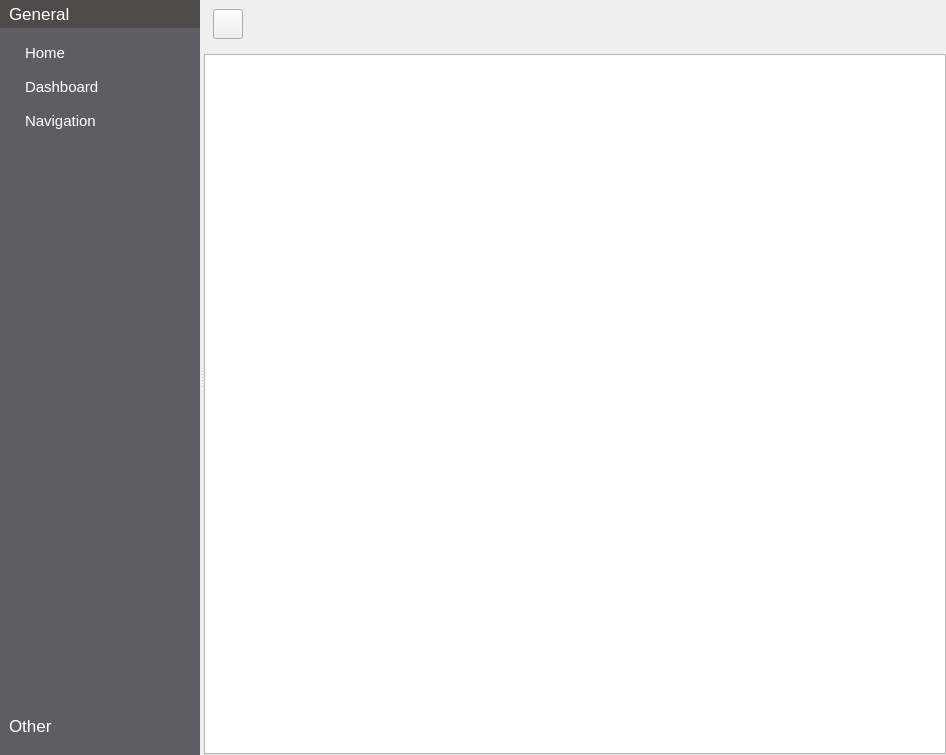
<?xml version="1.0" encoding="UTF-8"?>
<ui version="4.0">
 <class>MainWindow</class>
 <widget class="QMainWindow" name="MainWindow">
  <property name="geometry">
   <rect>
    <x>0</x>
    <y>0</y>
    <width>946</width>
    <height>755</height>
   </rect>
  </property>
  <property name="windowTitle">
   <string>MainWindow</string>
  </property>
  <widget class="QWidget" name="centralwidget">
   <layout class="QGridLayout" name="gridLayout_3">
    <property name="leftMargin">
     <number>0</number>
    </property>
    <property name="topMargin">
     <number>0</number>
    </property>
    <property name="rightMargin">
     <number>0</number>
    </property>
    <property name="bottomMargin">
     <number>0</number>
    </property>
    <item row="0" column="0">
     <widget class="QSplitter" name="splitter">
      <property name="orientation">
       <enum>Qt::Horizontal</enum>
      </property>
      <widget class="QWidget" name="menu_widget" native="true">
       <property name="minimumSize">
        <size>
         <width>150</width>
         <height>0</height>
        </size>
       </property>
       <property name="maximumSize">
        <size>
         <width>200</width>
         <height>16777215</height>
        </size>
       </property>
       <property name="styleSheet">
        <string notr="true">background-color: rgb(94, 92, 100);
color: #fff;
border: none;</string>
       </property>
       <layout class="QGridLayout" name="gridLayout">
        <property name="bottomMargin">
         <number>15</number>
        </property>
        <property name="spacing">
         <number>0</number>
        </property>
        <item row="0" column="0">
         <widget class="QToolBox" name="tool_box">
          <property name="font">
           <font>
            <pointsize>13</pointsize>
           </font>
          </property>
          <property name="styleSheet">
           <string notr="true">#tool_box {
	color: #fff;
}

#tool_box::tab {
	padding-left: 5px;
	text-align: left;
	border-radius: 2px;
}

#tool_box::tab::selected {
	background-color : rgb(78, 74, 74);
}

#tool_box QPushButton {
	padding: 5px 0px 5px 20px;
	text-align: left;
	border-radius: 3px;
}

#tool_box QPushButton:hover {
	background-color: rgb(67, 78, 68);
}

#tool_box QPushButton:checked {
	background-color: ;
	background-color: rgb(42, 94, 43);
}</string>
          </property>
          <property name="currentIndex">
           <number>0</number>
          </property>
          <widget class="QWidget" name="page_general">
           <property name="geometry">
            <rect>
             <x>0</x>
             <y>0</y>
             <width>182</width>
             <height>663</height>
            </rect>
           </property>
           <property name="font">
            <font>
             <pointsize>11</pointsize>
            </font>
           </property>
           <attribute name="icon">
            <iconset resource="../static/resource.qrc">
             <normaloff>:/icons/icons/home.png</normaloff>:/icons/icons/home.png</iconset>
           </attribute>
           <attribute name="label">
            <string>General</string>
           </attribute>
           <layout class="QVBoxLayout" name="verticalLayout">
            <property name="leftMargin">
             <number>5</number>
            </property>
            <property name="topMargin">
             <number>5</number>
            </property>
            <property name="rightMargin">
             <number>5</number>
            </property>
            <property name="bottomMargin">
             <number>10</number>
            </property>
            <item>
             <widget class="QPushButton" name="pb_home">
              <property name="focusPolicy">
               <enum>Qt::NoFocus</enum>
              </property>
              <property name="text">
               <string>Home</string>
              </property>
              <property name="checkable">
               <bool>true</bool>
              </property>
             </widget>
            </item>
            <item>
             <widget class="QPushButton" name="pb_dashboard">
              <property name="focusPolicy">
               <enum>Qt::NoFocus</enum>
              </property>
              <property name="text">
               <string>Dashboard</string>
              </property>
              <property name="checkable">
               <bool>true</bool>
              </property>
             </widget>
            </item>
            <item>
             <widget class="QPushButton" name="pb_navigation">
              <property name="focusPolicy">
               <enum>Qt::NoFocus</enum>
              </property>
              <property name="text">
               <string>Navigation</string>
              </property>
              <property name="checkable">
               <bool>true</bool>
              </property>
             </widget>
            </item>
            <item>
             <spacer name="verticalSpacer">
              <property name="orientation">
               <enum>Qt::Vertical</enum>
              </property>
              <property name="sizeHint" stdset="0">
               <size>
                <width>20</width>
                <height>661</height>
               </size>
              </property>
             </spacer>
            </item>
           </layout>
          </widget>
          <widget class="QWidget" name="page_other">
           <property name="geometry">
            <rect>
             <x>0</x>
             <y>0</y>
             <width>182</width>
             <height>663</height>
            </rect>
           </property>
           <attribute name="icon">
            <iconset resource="../static/resource.qrc">
             <normaloff>:/icons/icons/question.png</normaloff>:/icons/icons/question.png</iconset>
           </attribute>
           <attribute name="label">
            <string>Other</string>
           </attribute>
          </widget>
         </widget>
        </item>
       </layout>
      </widget>
      <widget class="QWidget" name="main_widget" native="true">
       <layout class="QGridLayout" name="gridLayout_2">
        <item row="0" column="0">
         <widget class="QWidget" name="widget" native="true">
          <layout class="QVBoxLayout" name="verticalLayout_2">
           <item>
            <widget class="QPushButton" name="pb_toggle_menu">
             <property name="minimumSize">
              <size>
               <width>30</width>
               <height>30</height>
              </size>
             </property>
             <property name="maximumSize">
              <size>
               <width>30</width>
               <height>30</height>
              </size>
             </property>
             <property name="focusPolicy">
              <enum>Qt::NoFocus</enum>
             </property>
             <property name="text">
              <string/>
             </property>
             <property name="icon">
              <iconset resource="../static/resource.qrc">
               <normaloff>:/icons/icons/arrow-left.png</normaloff>
               <normalon>:/icons/icons/arrow-right.png</normalon>:/icons/icons/arrow-left.png</iconset>
             </property>
             <property name="iconSize">
              <size>
               <width>51</width>
               <height>35</height>
              </size>
             </property>
             <property name="checkable">
              <bool>true</bool>
             </property>
            </widget>
           </item>
          </layout>
         </widget>
        </item>
        <item row="1" column="0">
         <widget class="QTabWidget" name="tab_widget">
          <property name="styleSheet">
           <string notr="true">#tab_widget {
	background-color: #fff;
}

QTabBar::close-button {
	margin-left: 3px;
	image: url(:/icons/icons/close1.png);
}

QTabBar::close-button:hover {
	image: url(:/icons/icons/close2.png);
}</string>
          </property>
          <property name="currentIndex">
           <number>-1</number>
          </property>
          <property name="tabsClosable">
           <bool>true</bool>
          </property>
         </widget>
        </item>
       </layout>
      </widget>
     </widget>
    </item>
   </layout>
  </widget>
 </widget>
 <resources>
  <include location="../static/resource.qrc"/>
 </resources>
 <connections>
  <connection>
   <sender>pb_toggle_menu</sender>
   <signal>toggled(bool)</signal>
   <receiver>menu_widget</receiver>
   <slot>setHidden(bool)</slot>
   <hints>
    <hint type="sourcelabel">
     <x>300</x>
     <y>20</y>
    </hint>
    <hint type="destinationlabel">
     <x>275</x>
     <y>5</y>
    </hint>
   </hints>
  </connection>
 </connections>
</ui>
